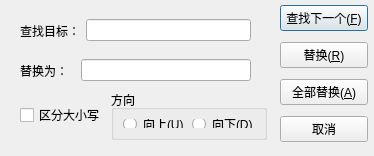
<?xml version="1.0" encoding="UTF-8"?>
<ui version="4.0">
 <class>replace_Dialog</class>
 <widget class="QDialog" name="replace_Dialog">
  <property name="geometry">
   <rect>
    <x>0</x>
    <y>0</y>
    <width>374</width>
    <height>156</height>
   </rect>
  </property>
  <property name="windowTitle">
   <string>替换</string>
  </property>
  <property name="windowIcon">
   <iconset>
    <normalon>:/img/替换.png</normalon>
   </iconset>
  </property>
  <widget class="QWidget" name="layoutWidget">
   <property name="geometry">
    <rect>
     <x>20</x>
     <y>90</y>
     <width>247</width>
     <height>50</height>
    </rect>
   </property>
   <layout class="QHBoxLayout" name="horizontalLayout_3">
    <item>
     <widget class="QCheckBox" name="distinguish">
      <property name="text">
       <string>区分大小写</string>
      </property>
     </widget>
    </item>
    <item>
     <widget class="QGroupBox" name="groupBox">
      <property name="title">
       <string>方向</string>
      </property>
      <layout class="QHBoxLayout" name="horizontalLayout_2">
       <item>
        <widget class="QRadioButton" name="rbup">
         <property name="text">
          <string>向上(&amp;U)</string>
         </property>
        </widget>
       </item>
       <item>
        <widget class="QRadioButton" name="rbdown">
         <property name="text">
          <string>向下(&amp;D)</string>
         </property>
        </widget>
       </item>
      </layout>
     </widget>
    </item>
   </layout>
  </widget>
  <widget class="QWidget" name="layoutWidget_2">
   <property name="geometry">
    <rect>
     <x>20</x>
     <y>10</y>
     <width>231</width>
     <height>41</height>
    </rect>
   </property>
   <layout class="QHBoxLayout" name="horizontalLayout">
    <item>
     <widget class="QLabel" name="label">
      <property name="text">
       <string>查找目标：</string>
      </property>
     </widget>
    </item>
    <item>
     <widget class="QLineEdit" name="textFind"/>
    </item>
   </layout>
  </widget>
  <widget class="QWidget" name="layoutWidget_3">
   <property name="geometry">
    <rect>
     <x>20</x>
     <y>50</y>
     <width>231</width>
     <height>41</height>
    </rect>
   </property>
   <layout class="QHBoxLayout" name="horizontalLayout_4">
    <item>
     <widget class="QLabel" name="label_2">
      <property name="text">
       <string>替换为：  </string>
      </property>
     </widget>
    </item>
    <item>
     <widget class="QLineEdit" name="textReplace"/>
    </item>
   </layout>
  </widget>
  <widget class="QWidget" name="layoutWidget">
   <property name="geometry">
    <rect>
     <x>280</x>
     <y>0</y>
     <width>88</width>
     <height>151</height>
    </rect>
   </property>
   <layout class="QVBoxLayout" name="verticalLayout">
    <item>
     <widget class="QPushButton" name="btnnext">
      <property name="text">
       <string>查找下一个(&amp;F)</string>
      </property>
     </widget>
    </item>
    <item>
     <widget class="QPushButton" name="btnReplace">
      <property name="text">
       <string>替换(&amp;R)</string>
      </property>
     </widget>
    </item>
    <item>
     <widget class="QPushButton" name="btnReplaceAll">
      <property name="text">
       <string>全部替换(&amp;A)</string>
      </property>
     </widget>
    </item>
    <item>
     <widget class="QPushButton" name="btncancel">
      <property name="text">
       <string>取消</string>
      </property>
     </widget>
    </item>
   </layout>
  </widget>
 </widget>
 <resources/>
 <connections/>
</ui>
